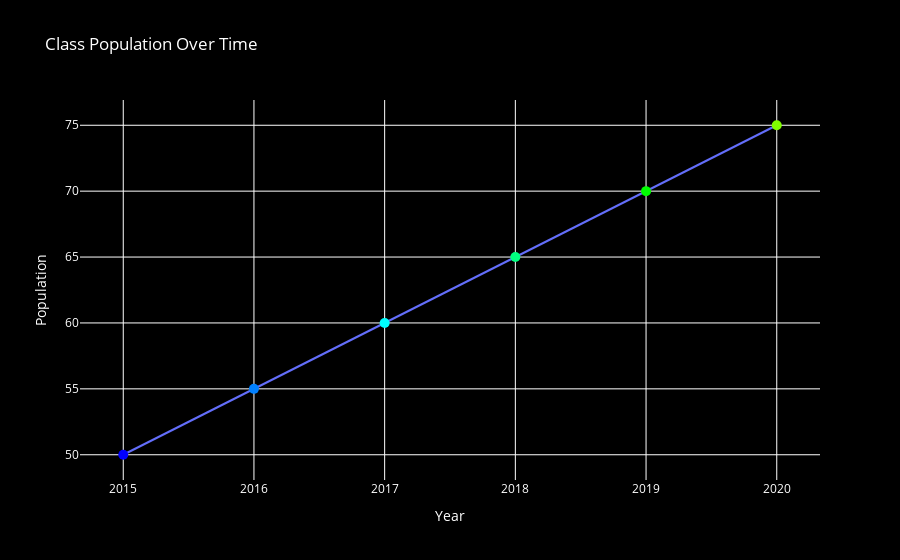

The code cell stored with this chart in its notebook:
### Code cell
import plotly.graph_objs as go
import numpy as np

years = [2015, 2016, 2017, 2018, 2019, 2020]
class_population = [50, 55, 60, 65, 70, 75]

colors = ['rgb(0, 0, 255)', 'rgb(0, 128, 255)', 'rgb(0, 255, 255)', 'rgb(0, 255, 128)', 'rgb(0, 255, 0)', 'rgb(128, 255, 0)']

trace = go.Scatter(x=years, y=class_population, mode='lines+markers', marker=dict(color=colors, size=10), name='Class Population')

layout = go.Layout(title='Class Population Over Time', xaxis=dict(title='Year'), yaxis=dict(title='Population'), plot_bgcolor='black', paper_bgcolor='black', font=dict(color='white'))

fig = go.Figure(data=[trace], layout=layout)

fig.show()

### Figure 1 — Plotly figure (JSON) as saved in the notebook; plotly's stock layout.template omitted (floating-point values rounded to 4 significant figures)
{"data": [{"marker": {"color": ["rgb(0, 0, 255)", "rgb(0, 128, 255)", "rgb(0, 255, 255)", "rgb(0, 255, 128)", "rgb(0, 255, 0)", "rgb(128, 255, 0)"], "size": 10}, "mode": "lines+markers", "name": "Class Population", "type": "scatter", "x": [2015, 2016, 2017, 2018, 2019, 2020], "y": [50, 55, 60, 65, 70, 75]}], "layout": {"autosize": true, "font": {"color": "white"}, "paper_bgcolor": "black", "plot_bgcolor": "black", "title": {"text": "Class Population Over Time"}, "xaxis": {"autorange": true, "range": [2015.0, 2020.0], "title": {"text": "Year"}, "type": "linear"}, "yaxis": {"autorange": true, "range": [47.45, 77.55], "title": {"text": "Population"}, "type": "linear"}}}
